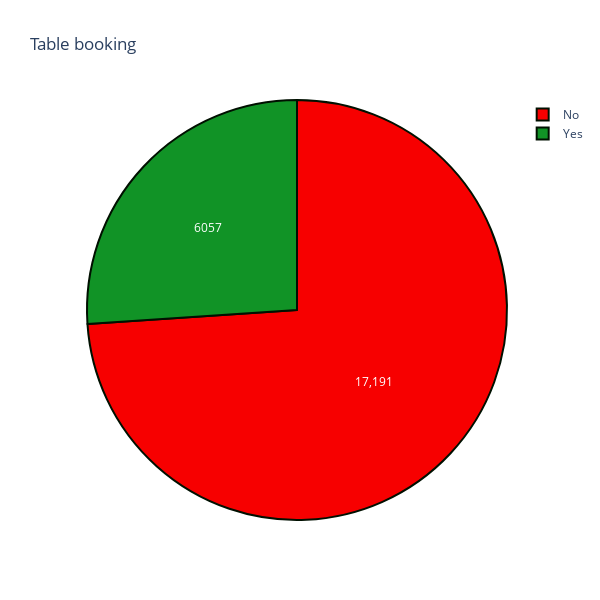

This figure's notebook cell:
### Markdown cell above
Whether restaurant offer Table booking or not

### Code cell
x=df['book_table'].value_counts()
colors = ['#F70000', '#119326']

trace=go.Pie(labels=x.index,values=x,textinfo="value",
            marker=dict(colors=colors, 
                           line=dict(color='#001000', width=2)))
layout=go.Layout(title="Table booking",width=600,height=600)
fig=go.Figure(data=[trace],layout=layout)
py.iplot(fig, filename='pie_chart_subplots')

### Figure 1 — Plotly figure (JSON) as saved in the notebook; plotly's stock layout.template omitted (floating-point values rounded to 4 significant figures)
{"data": [{"labels": ["No", "Yes"], "marker": {"colors": ["#F70000", "#119326"], "line": {"color": "#001000", "width": 2}}, "textinfo": "value", "type": "pie", "values": [17191, 6057]}], "layout": {"height": 600, "title": {"text": "Table booking"}, "width": 600}}
